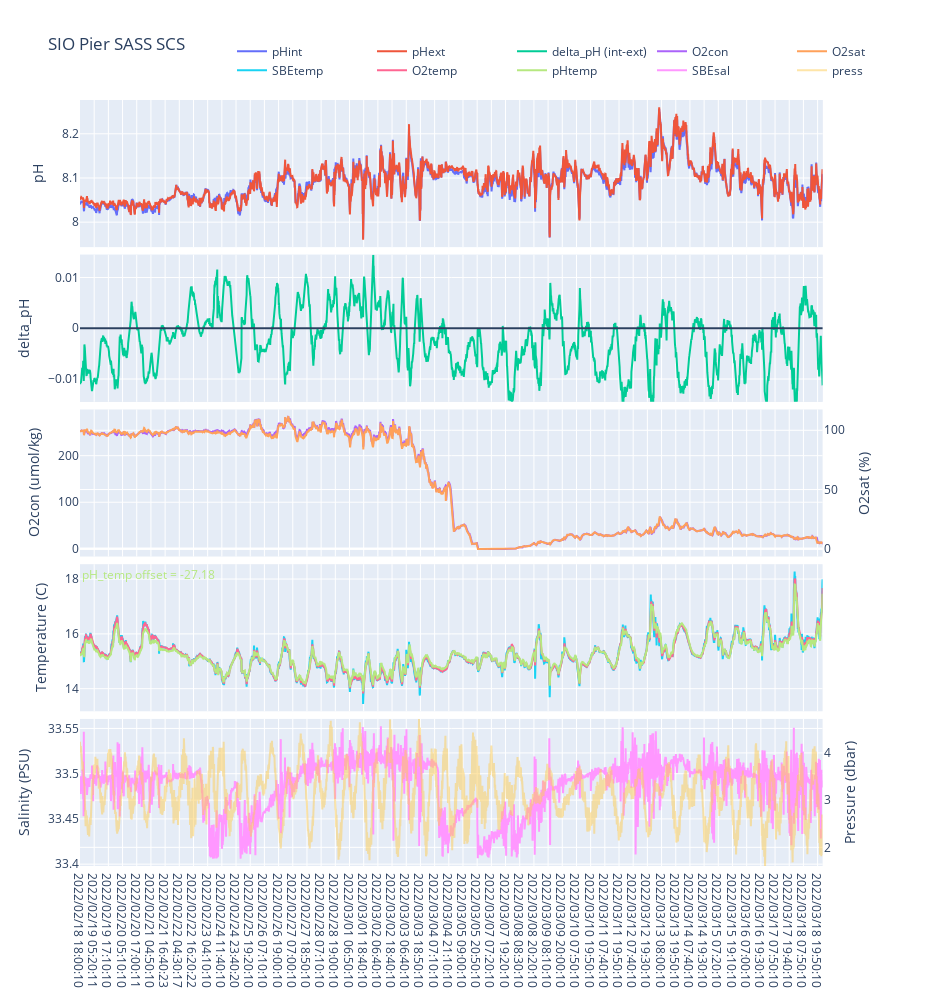

Notebook cell for this chart:
### Code cell
plot_all.plot_all(datetime,pHint_SBE,pHext_SBE,O2_corr,df.O2sat,df.SBEtemp,df.O2temp,df.pHtemp,df.SBEsal,df.press)

### Figure 1 — Plotly figure (JSON) as saved in the notebook; plotly's stock layout.template omitted (floating-point values rounded to 4 significant figures; data arrays with more than 128 entries replaced by an {"elided": "..."} marker saying what was removed)
{"data": [{"name": "pHint", "type": "scatter", "x": {"elided": "3718 str values"}, "xaxis": "x5", "y": {"elided": "3718 float values"}, "yaxis": "y"}, {"name": "pHext", "type": "scatter", "x": {"elided": "3718 str values"}, "xaxis": "x5", "y": {"elided": "3718 float values"}, "yaxis": "y"}, {"name": "delta_pH (int-ext)", "type": "scatter", "x": {"elided": "3718 str values"}, "xaxis": "x5", "y": {"elided": "3718 float values"}, "yaxis": "y3"}, {"name": "O2con", "type": "scatter", "x": {"elided": "3718 str values"}, "xaxis": "x5", "y": {"elided": "3722 float values"}, "yaxis": "y5"}, {"name": "O2sat", "type": "scatter", "x": {"elided": "3718 str values"}, "xaxis": "x5", "y": {"elided": "3718 float values"}, "yaxis": "y6"}, {"name": "SBEtemp", "type": "scatter", "x": {"elided": "3718 str values"}, "xaxis": "x5", "y": {"elided": "3718 float values"}, "yaxis": "y7"}, {"name": "O2temp", "type": "scatter", "x": {"elided": "3718 str values"}, "xaxis": "x5", "y": {"elided": "3718 float values"}, "yaxis": "y7"}, {"name": "pHtemp", "text": ["pH_temp offset"], "textposition": "top center", "type": "scatter", "x": {"elided": "3718 str values"}, "xaxis": "x5", "y": {"elided": "3718 float values"}, "yaxis": "y7"}, {"name": "SBEsal", "type": "scatter", "x": {"elided": "3718 str values"}, "xaxis": "x5", "y": {"elided": "3718 float values"}, "yaxis": "y9"}, {"name": "press", "opacity": 0.5, "type": "scatter", "x": {"elided": "3718 str values"}, "xaxis": "x5", "y": {"elided": "3718 float values"}, "yaxis": "y10"}], "layout": {"annotations": [{"font": {"color": "#B6E880", "size": 12}, "showarrow": false, "text": "pH_temp offset = -27.18", "textangle": 0, "x": 0, "xanchor": "left", "xref": "paper", "y": 0.38, "yref": "paper"}], "height": 1000, "hovermode": "x unified", "legend": {"orientation": "h", "x": 1, "xanchor": "right", "y": 1.02, "yanchor": "bottom"}, "shapes": [{"type": "line", "x0": 0, "x1": 1, "xref": "x2 domain", "y0": 0, "y1": 0, "yref": "y3"}, {"type": "line", "x0": "2022/02/18 18:04:14", "x1": "2022/02/18 18:04:14", "xref": "x", "y0": 0, "y1": 1, "yref": "y domain"}, {"type": "line", "x0": "2022/02/18 18:04:14", "x1": "2022/02/18 18:04:14", "xref": "x2", "y0": 0, "y1": 1, "yref": "y3 domain"}], "title": {"text": "SIO Pier SASS SCS"}, "width": 950, "xaxis": {"anchor": "y", "domain": [0, 0.94], "matches": "x5", "showticklabels": false}, "xaxis2": {"anchor": "y3", "domain": [0, 0.94], "matches": "x5", "showticklabels": false}, "xaxis3": {"anchor": "y5", "domain": [0, 0.94], "matches": "x5", "showticklabels": false}, "xaxis4": {"anchor": "y7", "domain": [0, 0.94], "matches": "x5", "showticklabels": false}, "xaxis5": {"anchor": "y9", "domain": [0, 0.94]}, "yaxis": {"anchor": "x", "domain": [0.808, 1], "title": {"text": "pH"}}, "yaxis10": {"anchor": "x5", "overlaying": "y9", "range": [1.605, 4.72], "side": "right", "title": {"text": "Pressure (dbar)"}}, "yaxis2": {"anchor": "x", "overlaying": "y", "side": "right"}, "yaxis3": {"anchor": "x2", "domain": [0.606, 0.798], "range": [-0.01448, 0.01448], "title": {"text": "delta_pH"}}, "yaxis4": {"anchor": "x2", "overlaying": "y3", "range": [-0.01448, 0.01448], "side": "right"}, "yaxis5": {"anchor": "x3", "domain": [0.404, 0.596], "title": {"text": "O2con (umol/kg)"}}, "yaxis6": {"anchor": "x3", "overlaying": "y5", "side": "right", "title": {"text": "O2sat (%)"}}, "yaxis7": {"anchor": "x4", "domain": [0.202, 0.394], "title": {"text": "Temperature (C)"}}, "yaxis8": {"anchor": "x4", "overlaying": "y7", "side": "right"}, "yaxis9": {"anchor": "x5", "domain": [0, 0.192], "title": {"text": "Salinity (PSU)"}}}}
